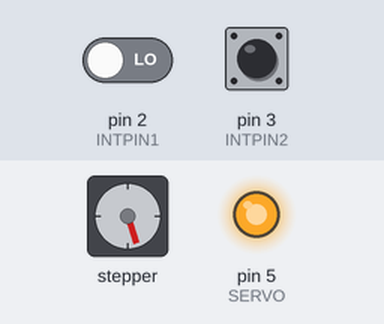
Recording of a sketch running on a simulated Arduino Uno, built with avr-gcc and run on an emulated ATmega328P. Parts: stepper motor, output pins drawn as LEDs (lit = HIGH). Wiring (inferred from the names in the program): stepper motor (200 steps per turn assumed): coils pin 8, pin 10, pin 9, pin 11. Inputs (shaded band) come from the test bench; at power-on: pin 2 (INTPIN1) LOW, pin 3 (INTPIN2) LOW. Pins used as bus, display or sensor lines are not drawn.

Above: at 1.2 s.
1.3 s: pin 2 (INTPIN1) driven HIGH
4.3 s: pin 3 (INTPIN2) driven HIGH
At 4.65 s:
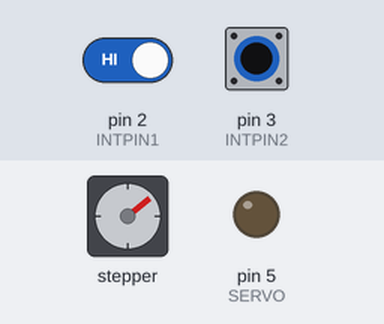
7.3 s: pin 3 (INTPIN2) pulsed LOW 2 times (0.12 s each, 0.3 s apart)
At 7.96 s:
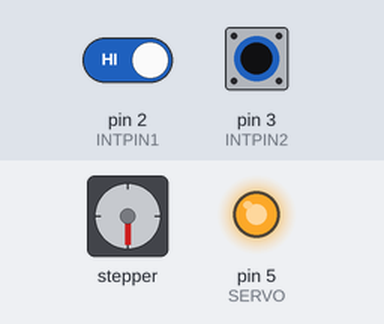
10.9 s: pin 3 (INTPIN2) pulsed LOW 5 times (0.12 s each, 0.3 s apart)
At 11.27 s:
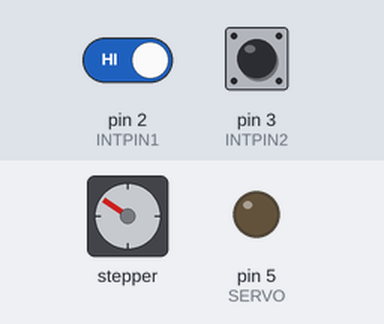
Timing chart, 0 to 19.4 s (numbered marks = the images above; inputs shaded):
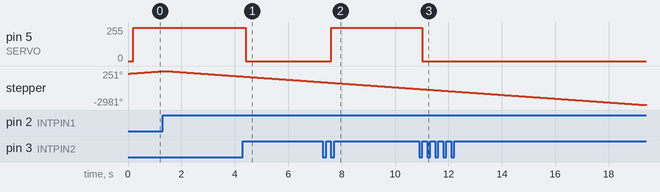

The sketch:

ECE2017.ino
```cpp
//specify stepper connecting pins
int STEPPER0 = 8;
int STEPPER1 = 9;
int STEPPER2 = 10;
int STEPPER3 = 11;

int SERVO = 5;

int INTPIN1 = 2;
int INTPIN2 = 3;


volatile int NewServoPosition =  250;
volatile int OldServoPosition = 0;

volatile int stepperSpeed=10;
volatile int direction = 0;

// We create these variables so we can delay the time inside the interrupt routines in order to not have
// errors that are created from accidental double taps. currentTime symbolizes the current time that
// we call the interrupt and pastTime symbolizes the previous time that an interrupt happend
volatile long currentTime1 = 0;
volatile long pastTime1 =0;
volatile long currentTime2 = 0;
volatile long pastTime2 =0;

// We use the elapsed value as a delay. The higher the elapsedValue the lower the interrupt frequency,
// because we use the elapsed value as a lower margin for the division between currentTime and pastTime
volatile long elapsedValue = 200;


void setup() {

  // Set pins as outputs
  pinMode(STEPPER0, OUTPUT);
  pinMode(STEPPER1, OUTPUT);
  pinMode(STEPPER2, OUTPUT);
  pinMode(STEPPER3, OUTPUT);

  pinMode(SERVO,OUTPUT);

  noInterrupts(); // Deactivating the interrupts in order to do the settings

   // Connecting intPin with an interrupt and with a routine
  attachInterrupt(digitalPinToInterrupt(INTPIN1),buttonPressed1,RISING);
  attachInterrupt(digitalPinToInterrupt(INTPIN2),buttonPressed2,RISING);
  // buttonPressed is a routine checking if the button is pressed when RISING(getting pressed), i must create the routine

  interrupts(); // Activating Interrupts

}

void stepper_turn(int direction, int speed,  int steps)
{
  int count;
  if (direction == 0){
    count = 0;
    do {
      digitalWrite(STEPPER0,0);
      digitalWrite(STEPPER1,1);
      digitalWrite(STEPPER2,0);
      digitalWrite(STEPPER3,1);
      delay(speed);

      digitalWrite(STEPPER0,1);
      digitalWrite(STEPPER1,0);
      digitalWrite(STEPPER2,0);
      digitalWrite(STEPPER3,1);
      delay(speed);

      digitalWrite(STEPPER0,1);
      digitalWrite(STEPPER1,0);
      digitalWrite(STEPPER2,1);
      digitalWrite(STEPPER3,0);
      delay(speed);

      digitalWrite(STEPPER0,0);
      digitalWrite(STEPPER1,1);
      digitalWrite(STEPPER2,1);
      digitalWrite(STEPPER3,0);
      delay(speed);
      count++;
    }while ( count < steps);
  }
  else{
    count = 0;
    do {
      digitalWrite(STEPPER3,0);
      digitalWrite(STEPPER2,1);
      digitalWrite(STEPPER1,0);
      digitalWrite(STEPPER0,1);
      delay(speed);

      digitalWrite(STEPPER3,1);
      digitalWrite(STEPPER2,0);
      digitalWrite(STEPPER1,0);
      digitalWrite(STEPPER0,1);
      delay(speed);

      digitalWrite(STEPPER3,1);
      digitalWrite(STEPPER2,0);
      digitalWrite(STEPPER1,1);
      digitalWrite(STEPPER0,0);
      delay(speed);

      digitalWrite(STEPPER3,0);
      digitalWrite(STEPPER2,1);
      digitalWrite(STEPPER1,1);
      digitalWrite(STEPPER0,0);
      delay(speed);
      count++;
    }while (count < steps);

  }
}


void loop() {
  stepper_turn(direction, stepperSpeed, 5);
  if (NewServoPosition != OldServoPosition){
    analogWrite(SERVO,NewServoPosition);
    OldServoPosition = NewServoPosition;
  }
}

// Routine 1 changes the stepper direction
void buttonPressed1(){
  currentTime1 = millis(); //This function gives us the time from the start of the programm in miliseconds
  if((currentTime1 - pastTime1) > 500){
    if(direction == 0){
      direction = 1;
    }else{
      direction = 0;
    }
  }
  pastTime1 = currentTime1;

}
// Routine 2 changes the servo angle
void buttonPressed2(){
   currentTime2 = millis();
    if((currentTime2 - pastTime2) > 500){
      if(NewServoPosition == 250){
        NewServoPosition = 0;
      }
      else{
        NewServoPosition = 250;
      }
    }
    pastTime2 = currentTime2;
}
```

Measured:
- after the input at 4.3 s, pin 5 (SERVO): 250/255 → 0/255 after 0.11 s
- after the input at 7.3 s, pin 5 (SERVO): 0/255 → 250/255 after 0.32 s
- after the input at 10.9 s, pin 5 (SERVO): 250/255 → 0/255 after 0.12 s
